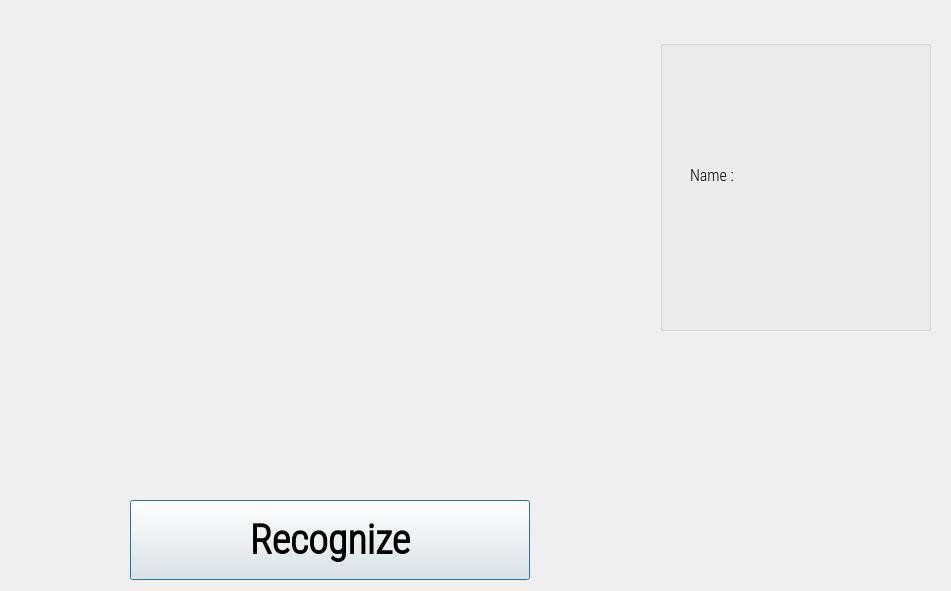
<?xml version="1.0" encoding="UTF-8"?>
<ui version="4.0">
	<class>OutputDialog</class>
	<widget class="QDialog" name="OutputDialog">
		<property name="geometry">
			<rect>
				<x>0</x>
				<y>0</y>
				<width>951</width>
				<height>591</height>
			</rect>
		</property>
		<property name="minimumSize">
			<size>
				<width>0</width>
				<height>0</height>
			</size>
		</property>
		<property name="maximumSize">
			<size>
				<width>1280</width>
				<height>720</height>
			</size>
		</property>
		<property name="font">
			<font>
				<family>Calibri</family>
				<weight>75</weight>
				<bold>true</bold>
			</font>
		</property>
		<property name="windowTitle">
			<string>Face Recognization System</string>
		</property>
		<property name="windowIcon">
			<iconset resource="resource.qrc">
				<normaloff>:/icon/icon.png</normaloff>:/icon/icon.png
			</iconset>
		</property>
		<widget class="QLabel" name="imgLabel">
			<property name="geometry">
				<rect>
					<x>10</x>
					<y>10</y>
					<width>640</width>
					<height>480</height>
				</rect>
			</property>
			<property name="minimumSize">
				<size>
					<width>4</width>
					<height>0</height>
				</size>
			</property>
			<property name="maximumSize">
				<size>
					<width>640</width>
					<height>480</height>
				</size>
			</property>
			<property name="text">
				<string/>
			</property>
		</widget>
		<widget class="QWidget" name="horizontalLayoutWidget">
			<property name="geometry">
				<rect>
					<x>10</x>
					<y>500</y>
					<width>641</width>
					<height>80</height>
				</rect>
			</property>
			<layout class="QHBoxLayout" name="horizontalLayout">
				<item>
					<widget class="QPushButton" name="RecognizeButton">
						<property name="maximumSize">
							<size>
								<width>400</width>
								<height>600</height>
							</size>
						</property>
						<property name="font">
							<font>
								<family>Roboto Condensed Light</family>
								<pointsize>30</pointsize>
								<weight>75</weight>
								<bold>true</bold>
							</font>
						</property>
						<property name="text">
							<string>Recognize</string>
						</property>
						<property name="checkable">
							<bool>true</bool>
						</property>
						<property name="autoRepeatInterval">
							<number>100</number>
						</property>
					</widget>
				</item>
			</layout>
		</widget>
		<widget class="QGroupBox" name="groupBox">
			<property name="geometry">
				<rect>
					<x>660</x>
					<y>40</y>
					<width>271</width>
					<height>291</height>
				</rect>
			</property>
			<widget class="QWidget" name="verticalLayoutWidget">
				<property name="geometry">
					<rect>
						<x>30</x>
						<y>30</y>
						<width>110</width>
						<height>211</height>
					</rect>
				</property>
				<layout class="QVBoxLayout" name="verticalLayout">
					<item>
						<widget class="QLabel" name="label_3">
							<property name="font">
								<font>
									<family>Roboto Condensed Light</family>
									<pointsize>12</pointsize>
									<weight>50</weight>
									<bold>false</bold>
								</font>
							</property>
							<property name="text">
								<string>Name : </string>
							</property>
						</widget>
					</item>
				</layout>
			</widget>
			<widget class="QWidget" name="verticalLayoutWidget_2">
				<property name="geometry">
					<rect>
						<x>120</x>
						<y>30</y>
						<width>131</width>
						<height>211</height>
					</rect>
				</property>
				<layout class="QVBoxLayout" name="verticalLayout_2">
					<item>
						<widget class="QLabel" name="NameLabel">
							<property name="font">
								<font>
									<family>Roboto Condensed Light</family>
									<pointsize>12</pointsize>
									<weight>50</weight>
									<bold>false</bold>
								</font>
							</property>
							<property name="text">
								<string/>
							</property>
						</widget>
					</item>
				</layout>
			</widget>
		</widget>
	</widget>
	<resources>
		<include location="resource.qrc"/>
	</resources>
	<connections/>
</ui>
